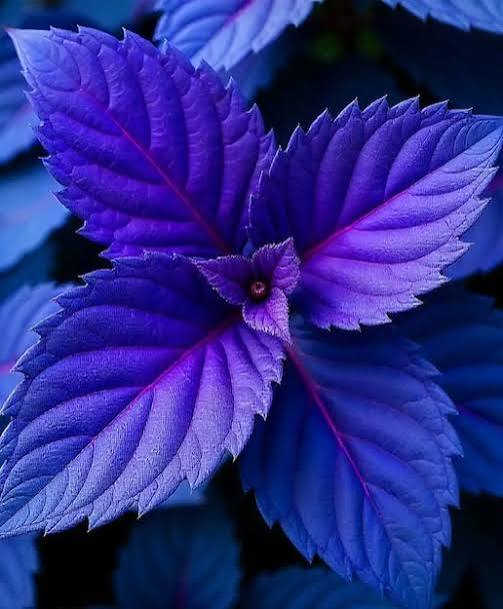
#> input picture Smoothing and Blurring/image.jpg, 503 x 609 px
$ python Smoothing_Blurring.py
#> lines starting #> are read from the running program, lines starting #| are printed output that depends on the picture
# Importing the modules
import cv2
import numpy as np

# Reading the image
image = cv2.imread('image.jpg')
#> image is the input picture: shape (609, 503, 3); mean B, G, R 137.6, 42.1, 43.1

# Creating the kernel with numpy
kernel2 = np.ones((5, 5), np.float32)/25

# Applying the filter
img = cv2.filter2D(src=image, ddepth=-1, kernel=kernel2)

# showing the image
cv2.imshow('Original', image)
cv2.imshow('Kernel Blur', img)

cv2.waitKey()
cv2.destroyAllWindows()
# Applying the filter bilateral

bilateral = cv2.bilateralFilter(image, 9, 75, 75)
cv2.imshow('Original', image)
cv2.imshow('Bilateral blur', bilateral)

cv2.waitKey()
cv2.destroyAllWindows()

# Applying the filter averageBlur
averageBlur = cv2.blur(image, (5, 5))

# Showing the image
cv2.imshow('Original', image)
cv2.imshow('Average blur', averageBlur)

cv2.waitKey()
cv2.destroyAllWindows()
# Applying the filter medianBlur
medianBlur = cv2.medianBlur(image, 9)
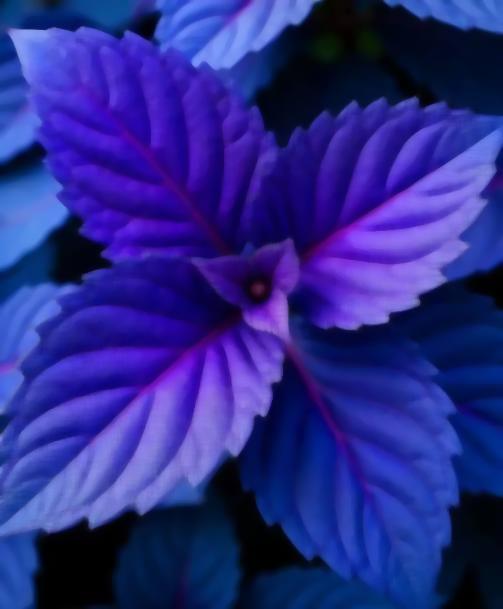
#> medianBlur: shape (609, 503, 3); mean B, G, R 137.4, 41.4, 42.5

cv2.imshow('Original', image)
cv2.imshow('Median blur', medianBlur)

cv2.waitKey()
cv2.destroyAllWindows()
# Applying the filter Gaussian
gaussian = cv2.GaussianBlur(image, (3, 3), 0)

# Showing the image
cv2.imshow('Original', image)
cv2.imshow('Gaussian blur', gaussian)

cv2.waitKey()
cv2.destroyAllWindows()
